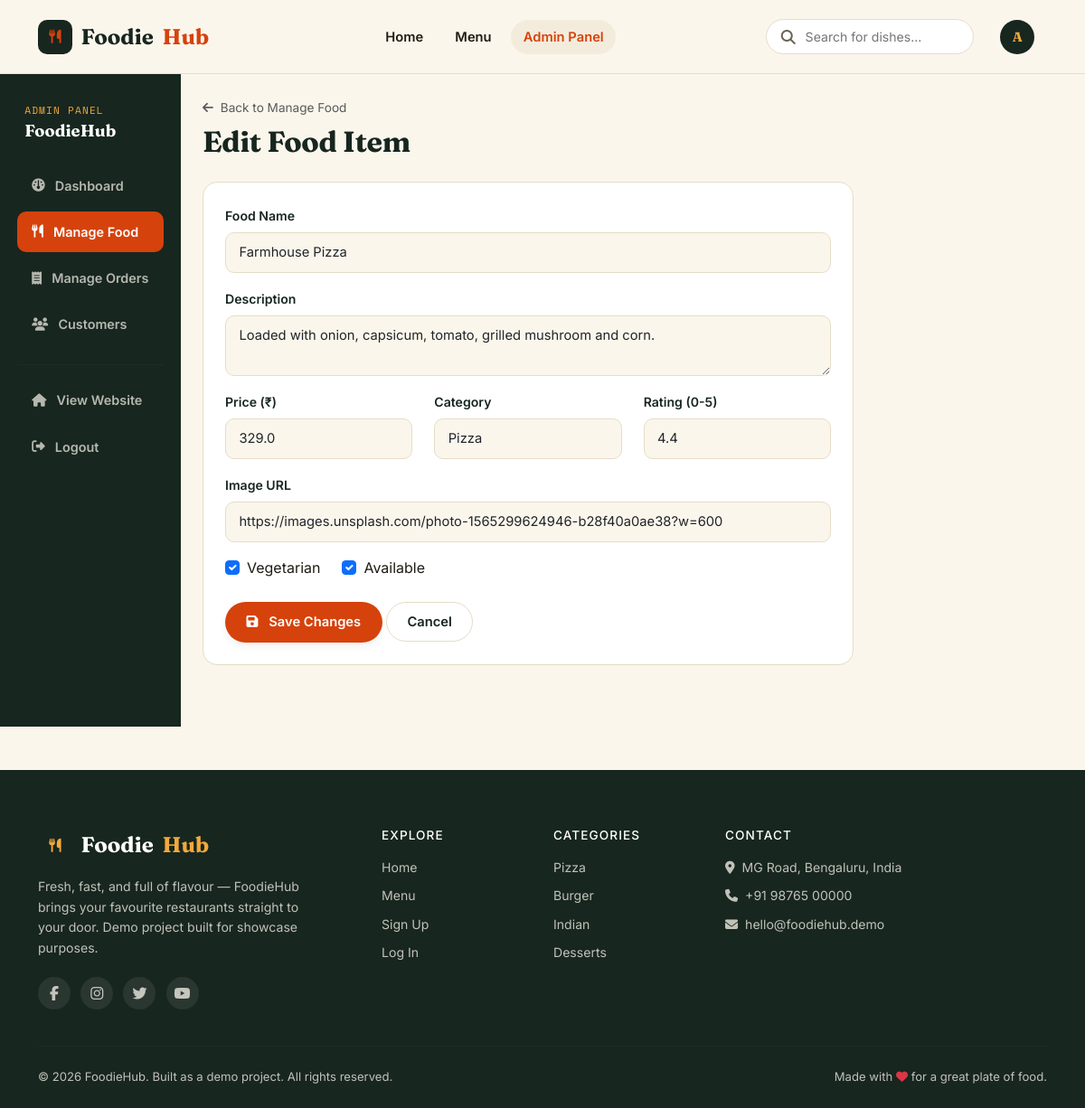
The app's page /admin/food/edit/2 (signed in) with its own data.
### app.py (models this page shows, shortened)
class User(UserMixin, db.Model):
    __tablename__ = 'users'
    id = db.Column(db.Integer, primary_key=True)
    name = db.Column(db.String(120), nullable=False)
    email = db.Column(db.String(150), unique=True, nullable=False)
    phone = db.Column(db.String(20))
    password_hash = db.Column(db.String(255), nullable=False)
    role = db.Column(db.String(20), nullable=False, default='customer')  # customer / admin
    address = db.Column(db.String(255))
    city = db.Column(db.String(100))
    pincode = db.Column(db.String(20))
    created_at = db.Column(db.DateTime, default=datetime.utcnow)
    orders = db.relationship('Order', backref='customer', lazy=True, cascade='all, delete-orphan')
    cart_items = db.relationship('CartItem', backref='user', lazy=True, cascade='all, delete-orphan')
    @property
    def is_admin(self):
        return self.role == 'admin'

class FoodItem(db.Model):
    __tablename__ = 'food_items'
    id = db.Column(db.Integer, primary_key=True)
    name = db.Column(db.String(150), nullable=False)
    description = db.Column(db.String(500))
    price = db.Column(db.Float, nullable=False)
    category = db.Column(db.String(50), nullable=False)
    image_url = db.Column(db.String(500))
    rating = db.Column(db.Float, default=4.0)
    is_available = db.Column(db.Boolean, default=True)
    is_veg = db.Column(db.Boolean, default=True)
    created_at = db.Column(db.DateTime, default=datetime.utcnow)

### app.py (the view, shortened to what this page needs)
@app.route('/admin/food/edit/<int:food_id>', methods=['GET', 'POST'])
@admin_required
def admin_edit_food(food_id):
    item = FoodItem.query.get_or_404(food_id)
    return render_template('admin_edit_food.html', item=item)

### app.py (called while the page is built)
@login_manager.user_loader
def load_user(user_id):
    return User.query.get(int(user_id))

def admin_required(f):
    @wraps(f)
    def decorated(*args, **kwargs):
        if not current_user.is_authenticated:
            flash('Please log in to access this page.', 'warning')
            return redirect(url_for('login', next=request.path))
        if not current_user.is_admin:
            abort(403)
        return f(*args, **kwargs)
    return decorated

@app.context_processor
def inject_globals():
    cart_count = 0
    if current_user.is_authenticated:
        cart_count = sum(ci.quantity for ci in CartItem.query.filter_by(user_id=current_user.id).all())
    return dict(cart_count=cart_count, current_year=datetime.utcnow().year)

### templates/admin_edit_food.html (shortened to what this page needs)
{% extends "base.html" %}
{% block content %}
<div class="row g-0">
  <div class="col-lg-2">
    {% include 'partials/admin_sidebar.html' %}
  </div>
  <div class="col-lg-10">
    <div class="container-fluid py-4 px-4">
      <div class="mb-4">
        <a href="{{ url_for('admin_food') }}" class="text-muted" style="font-size:0.85rem;"><i class="fa-solid fa-arrow-left me-1"></i> Back to Manage Food</a>
        <h2 class="mb-0 mt-2">Edit Food Item</h2>
      </div>
      <div class="fh-panel" style="max-width:720px;">
        <form method="POST" action="{{ url_for('admin_edit_food', food_id=item.id) }}">
          <div class="mb-3">
            <label class="form-label">Food Name</label>
            <input type="text" class="form-control" name="name" value="{{ item.name }}" required>
          </div>
          <div class="mb-3">
            <label class="form-label">Description</label>
            <textarea class="form-control" name="description" rows="2">{{ item.description }}</textarea>
          </div>
          <div class="row">
            <div class="col-md-4 mb-3">
              <label class="form-label">Price (&#8377;)</label>
              <input type="number" step="0.01" min="1" class="form-control" name="price" value="{{ item.price }}" required>
            </div>
            <div class="col-md-4 mb-3">
              <label class="form-label">Category</label>
              <select class="form-select" name="category" required>
                {% for cat in ['Pizza','Burger','Indian','Chinese','South Indian','Desserts','Beverages'] %}
                <option value="{{ cat }}" {% if item.category==cat %}selected{% endif %}>{{ cat }}</option>
                {% endfor %}
              </select>
            </div>
            <div class="col-md-4 mb-3">
              <label class="form-label">Rating (0-5)</label>
              <input type="number" step="0.1" min="0" max="5" class="form-control" name="rating" value="{{ item.rating }}">
            </div>
          </div>
          <div class="mb-3">
            <label class="form-label">Image URL</label>
            <input type="url" class="form-control" name="image_url" value="{{ item.image_url }}">
          </div>
          <div class="d-flex gap-4 mb-4">
            <div class="form-check">
              <input class="form-check-input" type="checkbox" name="is_veg" id="is_veg" {% if item.is_veg %}checked{% endif %}>
              <label class="form-check-label" for="is_veg">Vegetarian</label>
            </div>
            <div class="form-check">
              <input class="form-check-input" type="checkbox" name="is_available" id="is_available" {% if item.is_available %}checked{% endif %}>
              <label class="form-check-label" for="is_available">Available</label>
            </div>
          </div>
          <button type="submit" class="fh-btn fh-btn-primary"><i class="fa-solid fa-floppy-disk me-1"></i> Save Changes</button>
          <a href="{{ url_for('admin_food') }}" class="fh-btn fh-btn-ghost">Cancel</a>
        </form>
      </div>
    </div>
  </div>
</div>
{% endblock %}

### templates/base.html (shortened to what this page needs)
<!DOCTYPE html>
<html lang="en">
<head>
<link href="https://cdnjs.cloudflare.com/ajax/libs/bootstrap/5.3.3/css/bootstrap.min.css" rel="stylesheet">
<link href="https://cdnjs.cloudflare.com/ajax/libs/font-awesome/6.5.2/css/all.min.css" rel="stylesheet">
<link href="{{ url_for('static', filename='css/style.css') }}" rel="stylesheet">
</head>
<body class="{% block body_class %}{% endblock %}">
<nav class="fh-navbar navbar navbar-expand-lg sticky-top">
  <div class="container">
    <a class="fh-brand navbar-brand" href="{{ url_for('index') }}">
      <span class="fh-brand-mark"><i class="fa-solid fa-utensils"></i></span>
      Foodie<span>Hub</span>
    </a>
    <div class="collapse navbar-collapse" id="fhNav">
      <ul class="navbar-nav mx-lg-auto align-items-lg-center gap-lg-2">
        <li class="nav-item"><a class="nav-link {% if request.endpoint=='index' %}active{% endif %}" href="{{ url_for('index') }}">Home</a></li>
        <li class="nav-item"><a class="nav-link {% if request.endpoint=='menu' %}active{% endif %}" href="{{ url_for('menu') }}">Menu</a></li>
        {% if current_user.is_authenticated and current_user.is_admin %}
        <li class="nav-item"><a class="nav-link {% if request.endpoint and request.endpoint.startswith('admin') %}active{% endif %}" href="{{ url_for('admin_dashboard') }}">Admin Panel</a></li>
        {% endif %}
      </ul>
      <form class="fh-search d-none d-lg-flex me-3" action="{{ url_for('menu') }}" method="get">
        <i class="fa-solid fa-magnifying-glass"></i>
        <input type="text" name="search" placeholder="Search for dishes..." value="{{ request.args.get('search','') }}">
      </form>
      <ul class="navbar-nav align-items-lg-center gap-2">
        {% if current_user.is_authenticated %}
          <li class="nav-item dropdown">
            <a class="nav-link dropdown-toggle fh-user-toggle" href="#" role="button" data-bs-toggle="dropdown">
              <span class="fh-avatar">{{ current_user.name[0]|upper }}</span>
            </a>
          </li>
        {% else %}
          <li class="nav-item"><a class="fh-btn fh-btn-ghost" href="{{ url_for('login') }}">Log In</a></li>
          <li class="nav-item"><a class="fh-btn fh-btn-primary" href="{{ url_for('register') }}">Sign Up</a></li>
        {% endif %}
      </ul>
    </div>
  </div>
</nav>
<main>
{% block content %}{% endblock %}
</main>
<footer class="fh-footer">
  <div class="container">
    <div class="row gy-4">
      <div class="col-lg-4">
        <a class="fh-brand fh-brand-footer" href="{{ url_for('index') }}">
          <span class="fh-brand-mark"><i class="fa-solid fa-utensils"></i></span>
          Foodie<span>Hub</span>
        </a>
        <p class="fh-footer-text">Fresh, fast, and full of flavour &mdash; FoodieHub brings your favourite restaurants straight to your door. Demo project built for showcase purposes.</p>
        <div class="fh-social">
          <a href="#"><i class="fa-brands fa-facebook-f"></i></a>
          <a href="#"><i class="fa-brands fa-instagram"></i></a>
          <a href="#"><i class="fa-brands fa-twitter"></i></a>
          <a href="#"><i class="fa-brands fa-youtube"></i></a>
        </div>
      </div>
      <div class="col-lg-2 col-6">
        <h6 class="fh-footer-heading">Explore</h6>
        <ul class="fh-footer-links">
          <li><a href="{{ url_for('index') }}">Home</a></li>
          <li><a href="{{ url_for('menu') }}">Menu</a></li>
          <li><a href="{{ url_for('register') }}">Sign Up</a></li>
          <li><a href="{{ url_for('login') }}">Log In</a></li>
        </ul>
      </div>
      <div class="col-lg-2 col-6">
        <h6 class="fh-footer-heading">Categories</h6>
        <ul class="fh-footer-links">
          <li><a href="{{ url_for('menu', category='Pizza') }}">Pizza</a></li>
          <li><a href="{{ url_for('menu', category='Burger') }}">Burger</a></li>
          <li><a href="{{ url_for('menu', category='Indian') }}">Indian</a></li>
          <li><a href="{{ url_for('menu', category='Desserts') }}">Desserts</a></li>
        </ul>
      </div>
      <div class="col-lg-4">
        <h6 class="fh-footer-heading">Contact</h6>
        <ul class="fh-footer-links">
          <li><i class="fa-solid fa-location-dot me-2"></i>MG Road, Bengaluru, India</li>
          <li><i class="fa-solid fa-phone me-2"></i>+91 98765 00000</li>
          <li><i class="fa-solid fa-envelope me-2"></i>hello@foodiehub.demo</li>
        </ul>
      </div>
    </div>
    <hr class="fh-footer-rule">
    <div class="fh-footer-bottom">
      <span>&copy; {{ current_year }} FoodieHub. Built as a demo project. All rights reserved.</span>
      <span>Made with <i class="fa-solid fa-heart text-danger"></i> for a great plate of food.</span>
    </div>
  </div>
</footer>
</body>
</html>

### records on screen
User: name "A"
FoodItem: name "Farmhouse Pizza", description "Loaded with onion, capsicum, tomato, grilled mushroom and corn.", price "329.0", category "Pizza", rating "4.4", image_url "https://images.unsplash.com/photo-1565299624946-b28f40a0ae38?w=600", is_veg "☑", is_available "☑"
